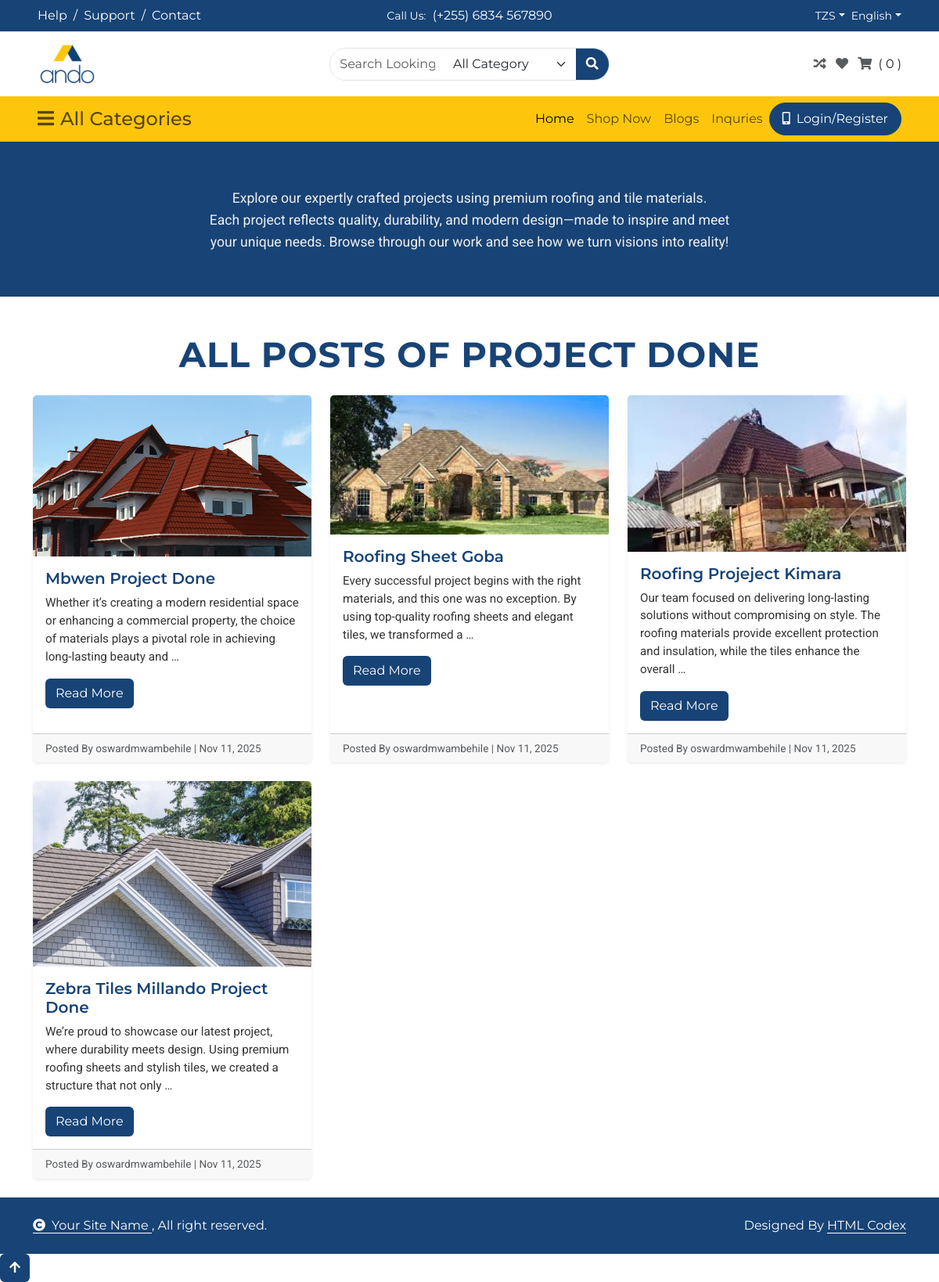
The app's page /blogs/ with its own data.
### blog/models.py (models this page shows, shortened)
class Blog(models.Model):
    title = models.CharField(max_length=200)
    slug = models.SlugField(unique=True)
    author = models.ForeignKey(User, on_delete=models.CASCADE)  # new field
    blog_image = models.ImageField(upload_to='blog_images/')
    content = models.TextField()
    created_at = models.DateTimeField(auto_now_add=True)
    updated_at = models.DateTimeField(auto_now=True)
    class Meta:
        ordering = ['-created_at']

### account/models.py (models this page shows, shortened)
class User(AbstractBaseUser, PermissionsMixin):
    FUND_CHOICES = [
        ('Yes', 'Yes'),
        ('No', 'No'),
    ]
    REGION_CHOICES = [
        ('Arusha', 'Arusha'),
        ('Dar es Salaam', 'Dar es Salaam'),
        ('Dodoma', 'Dodoma'),
        ('Geita', 'Geita'),
        ('Iringa', 'Iringa'),
        ('Kagera', 'Kagera'),
        ('Katavi', 'Katavi'),
        ('Kigoma', 'Kigoma'),
        ('Kilimanjaro', 'Kilimanjaro'),
        ('Lindi', 'Lindi'),
        ('Manyara', 'Manyara'),
        ('Mara', 'Mara'),
        ('Mbeya', 'Mbeya'),
        ('Morogoro', 'Morogoro'),
        ('Mtwara', 'Mtwara'),
        ('Mwanza', 'Mwanza'),
        ('Njombe', 'Njombe'),
        ('Pwani', 'Pwani'),
        ('Rukwa', 'Rukwa'),
        ('Ruvuma', 'Ruvuma'),
        ('Shinyanga', 'Shinyanga'),
        ('Simiyu', 'Simiyu'),
        ('Singida', 'Singida'),
        ('Songwe', 'Songwe'),
        ('Tabora', 'Tabora'),
        ('Tanga', 'Tanga'),
        ('Zanzibar', 'Zanzibar'),
    ]
    USER_TYPE_CHOICES = [
        ('customer', 'Customer'),
        ('admin', 'Admin'),
    ]
    email = models.EmailField(unique=True)
    first_name = models.CharField(max_length=50, null=True, blank=True)
    last_name = models.CharField(max_length=50, null=True, blank=True)
    user_type = models.CharField(max_length=10, choices=USER_TYPE_CHOICES, default='customer')
    fund_available = models.CharField(max_length=3, choices=FUND_CHOICES, default='No')
    pickup_location = models.CharField(max_length=50, choices=REGION_CHOICES, null=True, blank=True)
    site_region = models.CharField(max_length=50, choices=REGION_CHOICES, null=True, blank=True)
    site_location = models.CharField(max_length=100, null=True, blank=True)
    contact = models.CharField(
        max_length=13,
        null=True,
        blank=True,
        validators=[
            RegexValidator(
                regex=r'^(?:\+255|0)[67][0-9]\d{7}$',
                message="Enter a valid Tanzanian phone number (e.g. +255712345678 or 0712345678)"
            )
        ]
    )
    is_active = models.BooleanField(default=True)
    is_staff = models.BooleanField(default=False)
    date_joined = models.DateTimeField(default=timezone.now)
    objects = CustomUserManager()
    USERNAME_FIELD = 'email'
    REQUIRED_FIELDS = []

### blog/views.py (the view)
# urls.py: path('blogs/', views.blog_list, name='blog_list'),
def blog_list(request):
    blogs = Blog.objects.all().order_by('-created_at')  # newest first
    context = {
        'blogs': blogs
    }
    return render(request, 'user/blog_list.html', context)

### cart/context_processors.py (called while the page is built)
def cart_quantity(request):
    if request.user.is_authenticated:
        cart_items = Cart.objects.filter(user=request.user)
        total_quantity = cart_items.aggregate(total_count=Sum('quantity'))['total_count'] or 0
        return {'total_quantity': total_quantity}
    return {'total_quantity': 0}

### templates/user/blog_list.html (shortened to what this page needs)
{% extends "admin/base.html" %}
{% load static %}
{% block content %}
        {% include 'admin/topnav.html' %}
        {% include 'admin/nav.html' %}
<section class="inner_page_head" style="background-color: #174376">
   <div class="container_fuild">
      <div class="row">
         <div class="col-md-12">
            <div class="full text-center">
               <p data-aos="fade-right" data-aos-duration="1500"> Explore our expertly crafted projects using premium roofing and tile materials.<br>
                Each project reflects quality, durability, and modern design—made to inspire and meet <br> your
                unique needs.
                 Browse through our work and see how we turn visions into reality!</p>
            </div>
         </div>
      </div>
   </div>
</section>
<div class="container mt-5">
    <h1 class="mb-4 text-center project-title" data-aos="fade-right" data-aos-duration="1500">
    All Posts of Project Done
</h1>
    {% if blogs %}
        <div class="row">
            {% for blog in blogs %}
                <div class="col-lg-4 col-md-6 mb-4" data-aos="fade-up" data-aos-duration="1500">
                    <div class="card h-100 shadow-sm">
                        {% if blog.blog_image %}
                            <img src="{{ blog.blog_image.url }}" class="card-img-top" alt="{{ blog.title }}">
                        {% else %}
                            <img src="{% static 'images/default-blog.jpg' %}" class="card-img-top" alt="Default Image">
                        {% endif %}
                        <div class="card-body">
                            <h5 class="card-title">{{ blog.title }}</h5>
                            <p class="card-text">{{ blog.content|truncatewords:25 }}</p>
                            <a href="{% url 'blog_detail' blog.slug %}" class="btn  btn-block" style="background-color: #174376; color: white;">Read More</a>
                        </div>
                        <div class="card-footer text-muted small">
                           Posted By {{ blog.author.first_name }}{{ blog.author.last_name }} | {{ blog.created_at|date:"M d, Y" }}
                        </div>
                    </div>
                </div>
            {% endfor %}
        </div>
    {% else %}
        <div class="alert alert-info text-center">
            No blog posts available.
        </div>
    {% endif %}
</div>
{% endblock %}

### static/css/style.css (style rules this page uses)
* { box-sizing: border-box; }
body { font-family: 'Montserrat', sans-serif; color: #0c0c0c; background-color: #ffffff; overflow-x: hidden; }
h1, h2 { font-family: 'Playfair Display', serif; }
a, a:hover, a:focus { text-decoration: none; }
.btn, .btn:focus { outline: none !important; -webkit-box-shadow: none; box-shadow: none; }
.inner_page_head { background: #f7444e; text-align: center; color: #fff; padding-top: 50px; padding-bottom: 40px; }

### templates/user/blog_list.html (style rules this page uses)
.project-title { font-family: 'Montserrat', sans-serif; font-weight: 700; font-size: 2.8rem; letter-spacing: 1px; color: #174376; text-transform: uppercase; line-height: 1.2; }
.card-title { font-family: 'Montserrat', sans-serif; font-weight: 600; font-size: 1.25rem; color: #174376; text-transform: capitalize; }
.inner_page_head p { font-family: 'Roboto', sans-serif; font-size: 1.1rem; color: #f0f0f0; line-height: 1.6; }
.project-title { font-family: 'Montserrat', sans-serif; font-weight: 700; font-size: 2.8rem; letter-spacing: 1px; color: #174376; text-transform: uppercase; line-height: 1.2; margin-bottom: 2rem; text-shadow: 1px 1px 3px rgba(0,0,0,0.1); }
.card { transition: transform 0.3s ease, box-shadow 0.3s ease; border: none; }
.card-title { font-family: 'Montserrat', sans-serif; font-weight: 600; font-size: 1.25rem; color: #174376; }
.card-text { font-family: 'Roboto', sans-serif; font-size: 0.95rem; color: #333; line-height: 1.5; }
.card-footer { font-family: 'Roboto', sans-serif; font-size: 0.85rem; color: #555; }
.card-img-top { transition: transform 0.4s ease; }

### records on screen
Blog: blog_image (picture), title "Mbwen Project Done", content "Whether it’s creating a modern residential space or enhancing a commercial property, the choice of materials plays a pivotal role in achieving long-lasting beauty and …", author.first_name "osward", author.last_name "mwambehile", created_at "Nov 11, 2025"
Blog: blog_image (picture), title "Roofing Sheet Goba", content "Every successful project begins with the right materials, and this one was no exception. By using top-quality roofing sheets and elegant tiles, we transformed a …", author.first_name "osward", author.last_name "mwambehile", created_at "Nov 11, 2025"
Blog: blog_image (picture), title "Roofing Projeject Kimara", content "Our team focused on delivering long-lasting solutions without compromising on style. The roofing materials provide excellent protection and insulation, while the tiles enhance the overall …", author.first_name "osward", author.last_name "mwambehile", created_at "Nov 11, 2025"
Blog: blog_image (picture), title "Zebra Tiles Millando Project Done", content "We’re proud to showcase our latest project, where durability meets design. Using premium roofing sheets and stylish tiles, we created a structure that not only …", author.first_name "osward", author.last_name "mwambehile", created_at "Nov 11, 2025"
